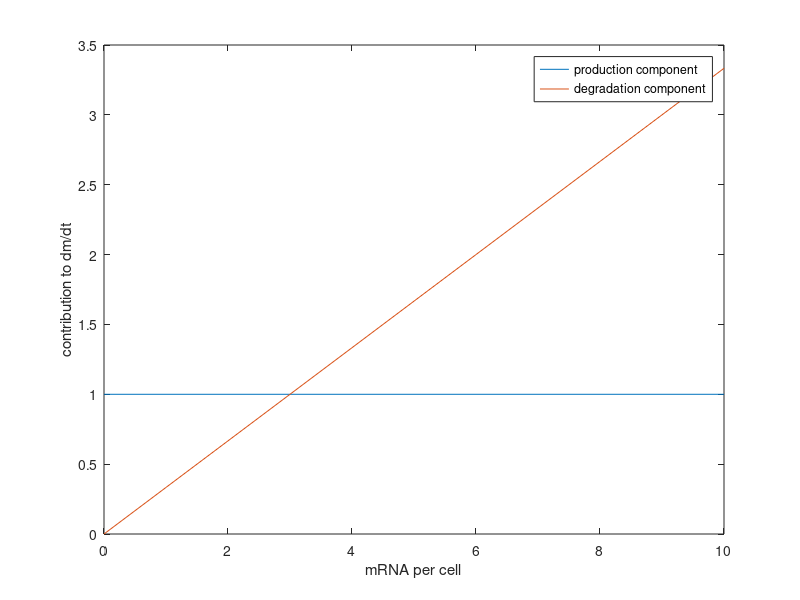
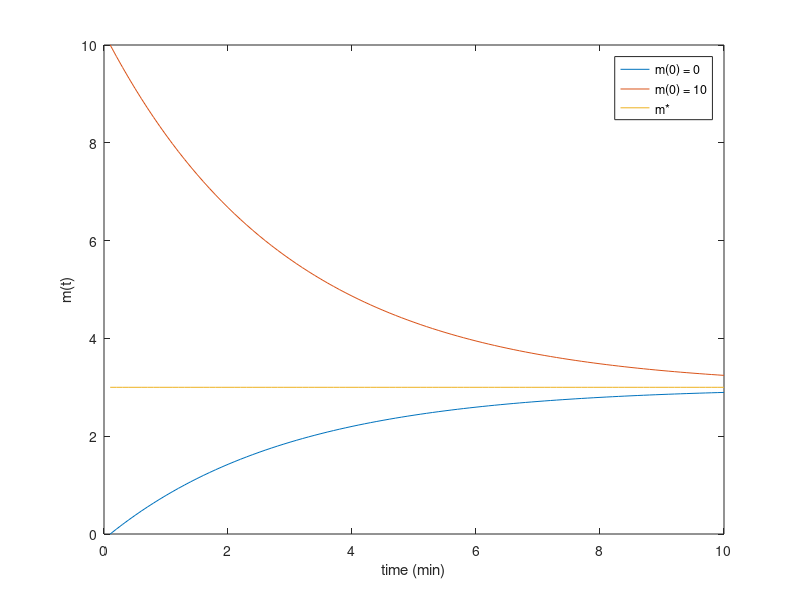

The MATLAB script that drew these images, in order:
%This script will perform a numerical integration of simple mRNA decay
%dynamics. We will consider the case of an unregulated, constitutively
%expressed gene. For this simple system, the differential equation is
%
%  dm/dt = r - y*m
%
% where r is the production rate of mRNA, y is the degradation rate, and m
% is the number of mRNA molecules. Our integration is rather simple, but
% first let's define a few parameters and look at each components
% contribution to dm/dt.   
r = 1; % mRNA production in 1/min.
y = 1/3; %mRNA decay in 1/min.

%We'll evaluate this at a range of mRNAs per cell. 
m = 0:1:10; %mRNA per cell.

%The production rate is constant as it is independent of m. This means that
%if we wish to plot the production, it will simply be a vector of the same
%number repeated for each mRNA level. 
production = (ones(size(m)) .* r);

%The decay is very simple to compute as well. 
decay = y.*m;

%Now let's plot it!
figure(1);
plot(m, production);
hold on;
plot(m, decay);
legend('production component', 'degradation component');
xlabel('mRNA per cell');
ylabel('contribution to dm/dt');
hold off;

%The stable fixed point is where the two lines intersect. This value is the
%r/y, as was described in class. Now that we have an idea of what each
%component contributes to dm/dt, let's do the integration. We will start
%by defining some parameters for our integration. 
%Now define paramters for our integration. 
total_time = 10; %in units of min. 
dt = 0.1; %Time step in units of min. 
time_steps = total_time / dt; %unitless! Number of steps to take. 

%We want to make a vector to keep track of the number of mRNA molecules at
%each step. We'll make our initial condition 0.
m_t = zeros(1, time_steps);

%Can change the initial condition to something huge. 
initial_condition = [0 10];

%Now we can do the integration! We will want to plot the result for each
%inital condition, so we first need to make a time vector. 
time = (1:1:time_steps) .* dt; %To convert it to min. 
figure(2)
for i=1:length(initial_condition);
    %We will set the initial condition for each simulation.
    m_t(1) = initial_condition(i);
    for j=2:length(m_t);
        %Now we just have to compute m_t at each time step! 
        m_t(j) = m_t(j-1) + r*dt - y*m_t(j-1)*dt;
    end
    %It's that easy. 
    plot(time, m_t);
    hold on;
end

%We can mark where our stable point is by drawing a horizontal line at that
%position. 
m_star = (ones(1,time_steps) .* (r/y)); 
plot(time, m_star);

%Most importantly...
legend('m(0) = 0', 'm(0) = 10', 'm*');
xlabel('time (min)');
ylabel('m(t)');
hold off;

%We can see that it pretty rapidly converges to the stable fixed point of
%r/y.
